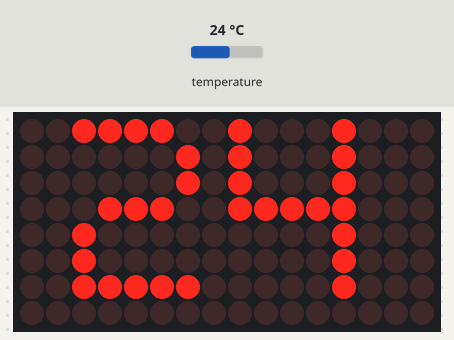
A sketch run on a simulated Arduino Uno, built with avr-gcc and run on an emulated ATmega328P. Shown: 16×8 LED matrix. The inputs (shaded band) are chosen by the test bench; at power-on: temperature 24 °C. What the sketch prints to the serial monitor is not drawn.

Above: at 1.2 s.
1.3 s: temperature set to 12 °C
At 4.2 s:
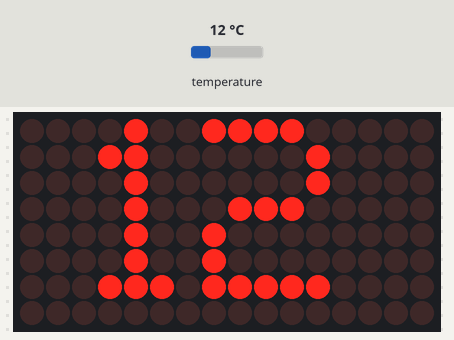
4.3 s: temperature set to 19 °C
At 8.3 s:
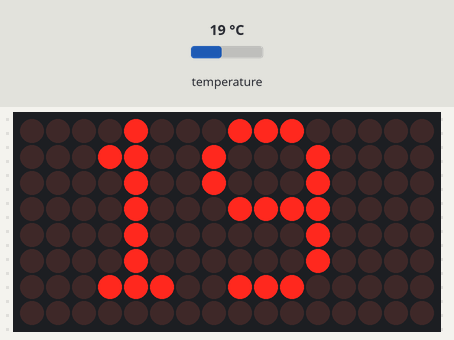
Timing chart, 0 to 9.8 s (numbered marks = the images above; inputs shaded):
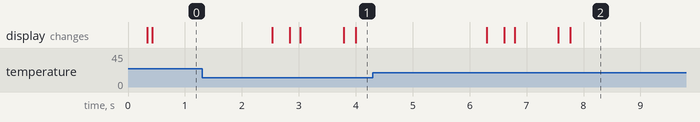

The sketch:

main.ino.ino
```cpp
#include <OneWire.h>
#include <DallasTemperature.h>
#include <MD_Parola.h>
#include <MD_MAX72xx.h>
#include <SPI.h>

// Temp
#define ONE_WIRE_BUS 5

OneWire oneWire(ONE_WIRE_BUS);
DallasTemperature sensors(&oneWire);

// Parola
#define HARDWARE_TYPE MD_MAX72XX::PAROLA_HW
#define MAX_DEVICES 2
#define CLK_PIN   13
#define DATA_PIN  11
#define CS_PIN    10

MD_Parola P = MD_Parola(HARDWARE_TYPE, CS_PIN, MAX_DEVICES);

uint8_t scrollSpeed = 25;    // default frame delay value
textEffect_t scrollEffect = PA_SCROLL_RIGHT;
textPosition_t scrollAlign = PA_CENTER;
uint16_t scrollPause = 2000; // in milliseconds

#define  BUF_SIZE  4
char curMessage[BUF_SIZE] = { "" };

unsigned long time = millis();

void setup()
{
  Serial.begin(57600);
  Serial.print("\n[Parola Scrolling Display]\nType a message for the scrolling display\nEnd message line with a newline");

  P.begin();
  P.displayText(curMessage, scrollAlign, scrollSpeed, scrollPause, scrollEffect, scrollEffect);
}

void loop()
{
  int16_t temp = 0;
  if (millis() - time > 500)
  {
    sensors.requestTemperatures();
    time = millis();
  }
  temp = sensors.getTempCByIndex(0);
  // Serial.print(temp);

  if (P.displayAnimate())
  {
    strcpy(curMessage, String(temp).c_str());
    P.displayReset();
  }
}
```
